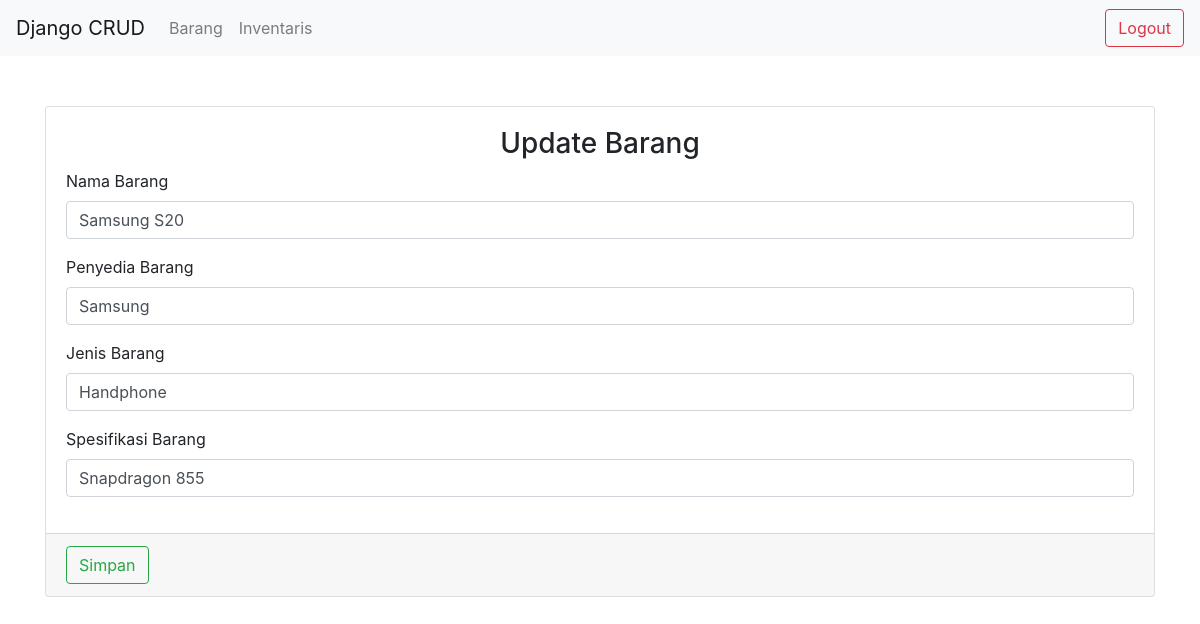
/barang/edit/33 (signed in), run on the app's committed database.
### inventori/models.py (models this page shows, shortened)
class Barang(models.Model):
    barang_id = models.AutoField(primary_key=True)
    barang_nama = models.CharField(max_length=255)
    barang_brand = models.CharField(max_length=255)
    barang_jenis = models.CharField(max_length=255)
    barang_spek = models.CharField(max_length=500)
    barang_image = models.ImageField(default='default.png')
    barang_created = models.DateTimeField(auto_now_add=True)
    barang_updated = models.DateTimeField(blank=True, null=True)

### inventori/views.py (the view)
# urls.py: path('barang/edit/<int:id>', views.barang_edit, name="barang.edit"),
@login_required
def barang_edit(request, id):
    barang = Barang.objects.get(barang_id=id)
    form = BarangForm(request.POST, instance=barang)
    if form.is_valid():
        form.save()
        messages.success(request, 'Barang berhasil diperbarui')
        return redirect("inventori:barang.show")
    return render(request, "barang_edit.html", {'barang': barang})

### inventori/forms.py (called while the page is built)
    def clean_barang_image(self):
        picture = self.cleaned_data.get("barang_image")
        if picture.size > 1000000:
            raise forms.ValidationError("Kegedean bosque !!!")
        return picture

### inventori/templates/barang_edit.html (shortened to what this page needs)
{% extends 'layout_default.html' %}
{% block content %}
    <form action="{% url 'inventori:barang.edit' barang.barang_id %}" method="post">
        <div class="card">
            <div class="card-body">
                <div style="text-align: center">
                    <h3>Update Barang</h3>
                </div>
                <div class="form-group">
                    <label for="Nama Barang" class="label">Nama Barang</label>
                    <input type="text" name="barang_nama" class="form-control" maxlength="255" required
                           id="id_barang_nama" value="{{ barang.barang_nama }}">
                </div>
                <div class="form-group">
                    <label for="Penyedia Barang" class="label">Penyedia Barang</label>
                    <input type="text" name="barang_brand" class="form-control" maxlength="255" required
                           id="id_barang_brand" value="{{ barang.barang_brand }}">
                </div>
                <div class="form-group">
                    <label for="Jenis Barang" class="label">Jenis Barang</label>
                    <input type="text" name="barang_jenis" class="form-control" maxlength="255" required
                           id="id_barang_jenis" value="{{ barang.barang_jenis }}">
                </div>
                <div class="form-group">
                    <label for="Spesifikasi Barang" class="label">Spesifikasi Barang</label>
                    <input type="text" name="barang_spek" class="form-control" maxlength="500" required
                           id="id_barang_spek" value="{{ barang.barang_spek }}">
                </div>
            </div>
            <div class="card-footer">
                <button class="btn btn-outline-success">Simpan</button>
            </div>
        </div>
    </form>
{% endblock %}

### data on the page
Barang: barang_nama "Samsung S20", barang_brand "Samsung", barang_jenis "Handphone", barang_spek "Snapdragon 855"
